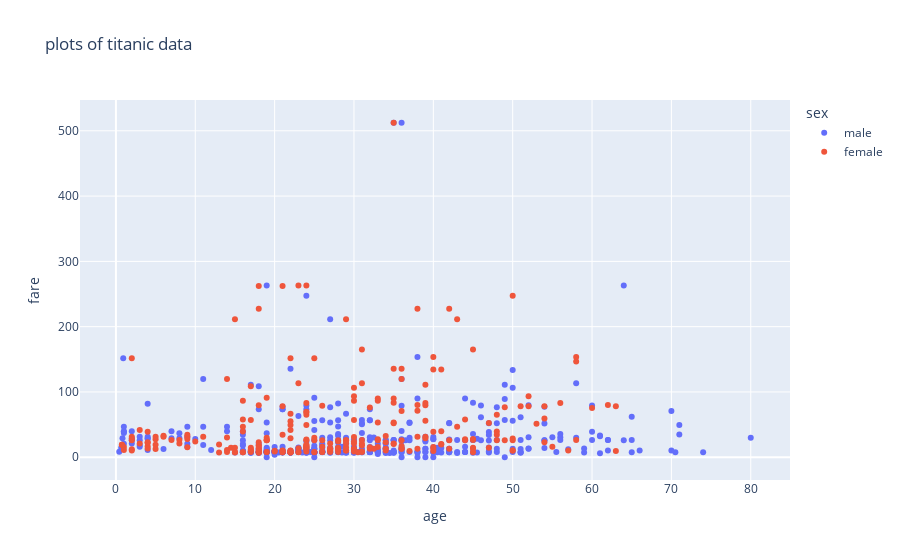

Notebook source saved alongside this figure:
### Code cell
#plots on titanic data:
#scatter plots;
fig=px.scatter(df,x='age',y='fare',color='sex',title="plots of titanic data")
fig.show()

### Figure 1 — Plotly figure (JSON) as saved in the notebook; plotly's stock layout.template omitted (floating-point values rounded to 4 significant figures; data arrays with more than 128 entries replaced by an {"elided": "..."} marker saying what was removed)
{"data": [{"hovertemplate": "sex=male<br>age=%{x}<br>fare=%{y}<extra></extra>", "legendgroup": "male", "marker": {"color": "#636efa", "symbol": "circle"}, "mode": "markers", "name": "male", "orientation": "v", "showlegend": true, "type": "scatter", "x": {"elided": "577 float values"}, "xaxis": "x", "y": {"elided": "577 float values"}, "yaxis": "y"}, {"hovertemplate": "sex=female<br>age=%{x}<br>fare=%{y}<extra></extra>", "legendgroup": "female", "marker": {"color": "#EF553B", "symbol": "circle"}, "mode": "markers", "name": "female", "orientation": "v", "showlegend": true, "type": "scatter", "x": {"elided": "314 float values"}, "xaxis": "x", "y": {"elided": "314 float values"}, "yaxis": "y"}], "layout": {"legend": {"title": {"text": "sex"}, "tracegroupgap": 0}, "title": {"text": "plots of titanic data"}, "xaxis": {"anchor": "y", "domain": [0, 1], "title": {"text": "age"}}, "yaxis": {"anchor": "x", "domain": [0, 1], "title": {"text": "fare"}}}}
